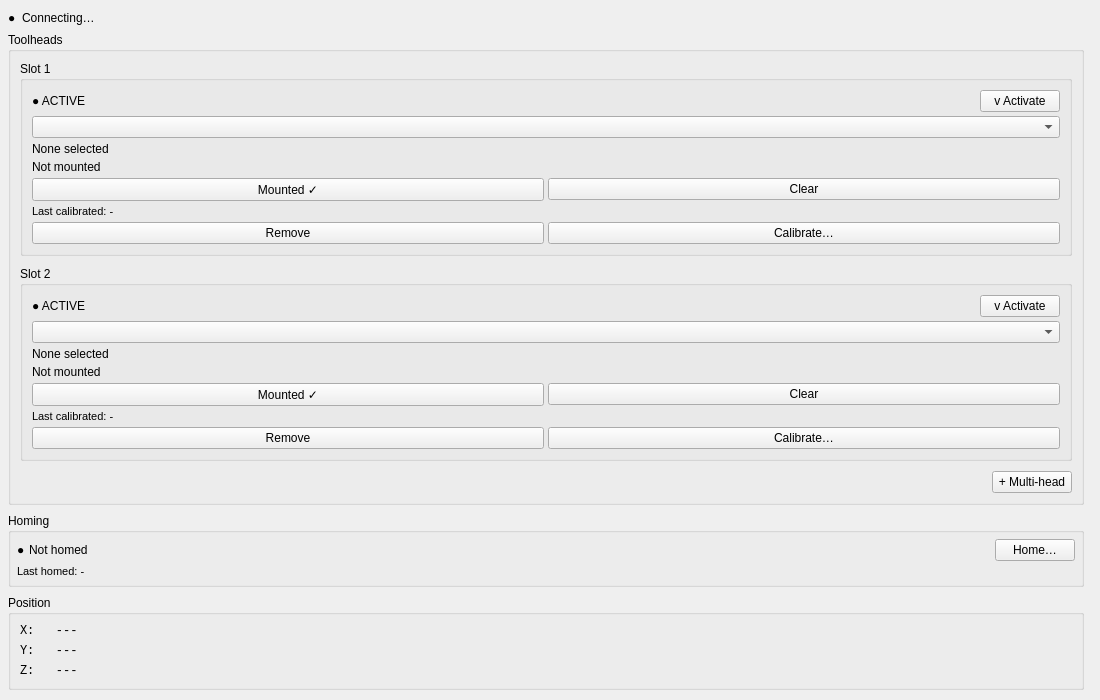
<?xml version="1.0" encoding="UTF-8"?>
<ui version="4.0">
 <class>GantryWidget</class>
 <widget class="QWidget" name="GantryWidget">
  <property name="geometry">
   <rect>
    <x>0</x>
    <y>0</y>
    <width>1100</width>
    <height>700</height>
   </rect>
  </property>
  <property name="windowTitle">
   <string>Gantry Control</string>
  </property>
  <layout class="QVBoxLayout" name="root_layout">
   <property name="spacing">
    <number>4</number>
   </property>
   <property name="leftMargin">
    <number>8</number>
   </property>
   <property name="topMargin">
    <number>8</number>
   </property>
   <property name="rightMargin">
    <number>8</number>
   </property>
   <property name="bottomMargin">
    <number>8</number>
   </property>
   <item>
    <layout class="QHBoxLayout" name="conn_layout">
     <property name="spacing">
      <number>6</number>
     </property>
     <property name="leftMargin">
      <number>0</number>
     </property>
     <property name="topMargin">
      <number>0</number>
     </property>
     <property name="rightMargin">
      <number>0</number>
     </property>
     <property name="bottomMargin">
      <number>0</number>
     </property>
     <item>
      <widget class="QLabel" name="conn_dot">
       <property name="text"><string>●</string></property>
       <property name="maximumWidth"><number>16</number></property>
      </widget>
     </item>
     <item>
      <widget class="QLabel" name="conn_status_lbl">
       <property name="text"><string>Connecting…</string></property>
      </widget>
     </item>
     <item>
      <spacer name="conn_spacer">
       <property name="orientation"><enum>Qt::Horizontal</enum></property>
       <property name="sizeHint" stdset="0"><size><width>40</width><height>20</height></size></property>
      </spacer>
     </item>
     <item>
      <widget class="QLabel" name="server_addr_lbl">
       <property name="text"><string></string></property>
       <property name="alignment"><set>Qt::AlignmentFlag::AlignRight|Qt::AlignmentFlag::AlignVCenter</set></property>
      </widget>
     </item>
     <item>
      <widget class="QLabel" name="machine_state_lbl">
       <property name="text"><string></string></property>
      </widget>
     </item>
    </layout>
   </item>
   <item>
    <layout class="QHBoxLayout" name="main_layout">
     <property name="spacing">
      <number>8</number>
     </property>
     <item>
      <layout class="QVBoxLayout" name="sidebar_layout">
       <property name="spacing">
        <number>8</number>
       </property>
       <property name="leftMargin">
        <number>0</number>
       </property>
       <property name="topMargin">
        <number>0</number>
       </property>
       <property name="rightMargin">
        <number>0</number>
       </property>
       <property name="bottomMargin">
        <number>0</number>
       </property>
       <item>
        <widget class="QGroupBox" name="toolhead_group">
         <property name="title">
          <string>Toolheads</string>
         </property>
         <layout class="QVBoxLayout" name="toolhead_vbox">
          <property name="spacing">
           <number>10</number>
          </property>
          <item>
           <widget class="QGroupBox" name="slot1_group">
            <property name="title">
             <string>Slot 1</string>
            </property>
            <property name="flat">
             <bool>true</bool>
            </property>
            <layout class="QVBoxLayout" name="slot1_vbox">
             <property name="spacing">
              <number>4</number>
             </property>
             <item>
              <layout class="QHBoxLayout">
               <item>
                <widget class="QLabel" name="slot1_active_lbl">
                 <property name="visible">
                  <bool>false</bool>
                 </property>
                 <property name="text">
                  <string>● ACTIVE</string>
                 </property>
                </widget>
               </item>
               <item>
                <spacer>
                 <property name="orientation">
                  <enum>Qt::Horizontal</enum>
                 </property>
                 <property name="sizeHint" stdset="0">
                  <size>
                   <width>10</width>
                   <height>20</height>
                  </size>
                 </property>
                </spacer>
               </item>
               <item>
                <widget class="QPushButton" name="activate_slot1_btn">
                 <property name="toolTip">
                  <string>Lower this toolhead into the active position</string>
                 </property>
                 <property name="text">
                  <string>v Activate</string>
                 </property>
                </widget>
               </item>
              </layout>
             </item>
             <item>
              <widget class="QComboBox" name="toolhead1_combo"/>
             </item>
             <item>
              <widget class="QLabel" name="toolhead1_display_lbl">
               <property name="text">
                <string>None selected</string>
               </property>
               <property name="wordWrap">
                <bool>true</bool>
               </property>
              </widget>
             </item>
             <item>
              <widget class="QLabel" name="toolhead1_mounted_lbl">
               <property name="text">
                <string>Not mounted</string>
               </property>
              </widget>
             </item>
             <item>
              <layout class="QHBoxLayout">
               <item>
                <widget class="QPushButton" name="confirm_mounted1_btn">
                 <property name="text">
                  <string>Mounted ✓</string>
                 </property>
                </widget>
               </item>
               <item>
                <widget class="QPushButton" name="clear_mounted1_btn">
                 <property name="text">
                  <string>Clear</string>
                 </property>
                </widget>
               </item>
              </layout>
             </item>
             <item>
              <widget class="QLabel" name="slot1_last_cal_lbl">
               <property name="font">
                <font>
                 <pointsize>8</pointsize>
                </font>
               </property>
               <property name="text">
                <string>Last calibrated: -</string>
               </property>
              </widget>
             </item>
             <item>
              <layout class="QHBoxLayout">
               <item>
                <widget class="QPushButton" name="clear_toolhead1_btn">
                 <property name="text">
                  <string>Remove</string>
                 </property>
                </widget>
               </item>
               <item>
                <widget class="QPushButton" name="calibrate_slot1_btn">
                 <property name="toolTip">
                  <string>Calibrate tip offset for this toolhead</string>
                 </property>
                 <property name="text">
                  <string>Calibrate…</string>
                 </property>
                </widget>
               </item>
              </layout>
             </item>
            </layout>
           </widget>
          </item>
          <item>
           <widget class="QGroupBox" name="slot2_group">
            <property name="visible">
             <bool>false</bool>
            </property>
            <property name="title">
             <string>Slot 2</string>
            </property>
            <property name="flat">
             <bool>true</bool>
            </property>
            <layout class="QVBoxLayout" name="slot2_vbox">
             <property name="spacing">
              <number>4</number>
             </property>
             <item>
              <layout class="QHBoxLayout">
               <item>
                <widget class="QLabel" name="slot2_active_lbl">
                 <property name="visible">
                  <bool>false</bool>
                 </property>
                 <property name="text">
                  <string>● ACTIVE</string>
                 </property>
                </widget>
               </item>
               <item>
                <spacer>
                 <property name="orientation">
                  <enum>Qt::Horizontal</enum>
                 </property>
                 <property name="sizeHint" stdset="0">
                  <size>
                   <width>10</width>
                   <height>20</height>
                  </size>
                 </property>
                </spacer>
               </item>
               <item>
                <widget class="QPushButton" name="activate_slot2_btn">
                 <property name="toolTip">
                  <string>Lower this toolhead into the active position</string>
                 </property>
                 <property name="text">
                  <string>v Activate</string>
                 </property>
                </widget>
               </item>
              </layout>
             </item>
             <item>
              <widget class="QComboBox" name="toolhead2_combo"/>
             </item>
             <item>
              <widget class="QLabel" name="toolhead2_display_lbl">
               <property name="text">
                <string>None selected</string>
               </property>
               <property name="wordWrap">
                <bool>true</bool>
               </property>
              </widget>
             </item>
             <item>
              <widget class="QLabel" name="toolhead2_mounted_lbl">
               <property name="text">
                <string>Not mounted</string>
               </property>
              </widget>
             </item>
             <item>
              <layout class="QHBoxLayout">
               <item>
                <widget class="QPushButton" name="confirm_mounted2_btn">
                 <property name="text">
                  <string>Mounted ✓</string>
                 </property>
                </widget>
               </item>
               <item>
                <widget class="QPushButton" name="clear_mounted2_btn">
                 <property name="text">
                  <string>Clear</string>
                 </property>
                </widget>
               </item>
              </layout>
             </item>
             <item>
              <widget class="QLabel" name="slot2_last_cal_lbl">
               <property name="font">
                <font>
                 <pointsize>8</pointsize>
                </font>
               </property>
               <property name="text">
                <string>Last calibrated: -</string>
               </property>
              </widget>
             </item>
             <item>
              <layout class="QHBoxLayout">
               <item>
                <widget class="QPushButton" name="clear_toolhead2_btn">
                 <property name="text">
                  <string>Remove</string>
                 </property>
                </widget>
               </item>
               <item>
                <widget class="QPushButton" name="calibrate_slot2_btn">
                 <property name="toolTip">
                  <string>Calibrate tip offset for this toolhead</string>
                 </property>
                 <property name="text">
                  <string>Calibrate…</string>
                 </property>
                </widget>
               </item>
              </layout>
             </item>
            </layout>
           </widget>
          </item>
          <item>
           <layout class="QHBoxLayout">
            <item>
             <spacer>
              <property name="orientation">
               <enum>Qt::Horizontal</enum>
              </property>
              <property name="sizeHint" stdset="0">
               <size>
                <width>10</width>
                <height>20</height>
               </size>
              </property>
             </spacer>
            </item>
            <item>
             <widget class="QPushButton" name="add_slot2_btn">
              <property name="toolTip">
               <string>Attach a second toolhead slot (multi-head bracket required)</string>
              </property>
              <property name="text">
               <string>+ Multi-head</string>
              </property>
             </widget>
            </item>
           </layout>
          </item>
         </layout>
        </widget>
       </item>
       <item>
        <widget class="QGroupBox" name="homing_status_group">
         <property name="title">
          <string>Homing</string>
         </property>
         <layout class="QVBoxLayout" name="homing_status_vbox">
          <property name="spacing">
           <number>4</number>
          </property>
          <property name="leftMargin">
           <number>6</number>
          </property>
          <property name="topMargin">
           <number>6</number>
          </property>
          <property name="rightMargin">
           <number>6</number>
          </property>
          <property name="bottomMargin">
           <number>6</number>
          </property>
          <item>
           <layout class="QHBoxLayout">
            <item>
             <widget class="QLabel" name="homing_dot">
              <property name="text">
               <string>●</string>
              </property>
             </widget>
            </item>
            <item>
             <widget class="QLabel" name="homing_status_lbl">
              <property name="text">
               <string>Not homed</string>
              </property>
             </widget>
            </item>
            <item>
             <spacer>
              <property name="orientation">
               <enum>Qt::Horizontal</enum>
              </property>
              <property name="sizeHint" stdset="0">
               <size>
                <width>10</width>
                <height>20</height>
               </size>
              </property>
             </spacer>
            </item>
            <item>
             <widget class="QPushButton" name="open_homing_btn">
              <property name="text">
               <string>Home…</string>
              </property>
             </widget>
            </item>
           </layout>
          </item>
          <item>
           <widget class="QLabel" name="last_homed_lbl">
            <property name="font">
             <font>
              <pointsize>8</pointsize>
             </font>
            </property>
            <property name="text">
             <string>Last homed: -</string>
            </property>
           </widget>
          </item>
         </layout>
        </widget>
       </item>
       <item>
        <widget class="QGroupBox" name="position_group">
         <property name="title">
          <string>Position</string>
         </property>
         <layout class="QVBoxLayout">
          <item>
           <widget class="QLabel" name="x_lbl">
            <property name="font">
             <font>
              <family>monospace</family>
             </font>
            </property>
            <property name="text">
             <string>X:   ---</string>
            </property>
           </widget>
          </item>
          <item>
           <widget class="QLabel" name="y_lbl">
            <property name="font">
             <font>
              <family>monospace</family>
             </font>
            </property>
            <property name="text">
             <string>Y:   ---</string>
            </property>
           </widget>
          </item>
          <item>
           <widget class="QLabel" name="z_lbl">
            <property name="font">
             <font>
              <family>monospace</family>
             </font>
            </property>
            <property name="text">
             <string>Z:   ---</string>
            </property>
           </widget>
          </item>
         </layout>
        </widget>
       </item>
       <item>
        <spacer name="sidebar_spacer">
         <property name="orientation">
          <enum>Qt::Vertical</enum>
         </property>
         <property name="sizeHint" stdset="0">
          <size>
           <width>20</width>
           <height>40</height>
          </size>
         </property>
        </spacer>
       </item>
      </layout>
     </item>
     <item>
      <widget class="QWidget" name="right_panel" native="true"/>
     </item>
    </layout>
   </item>
  </layout>
 </widget>
 <resources/>
 <connections/>
</ui>
